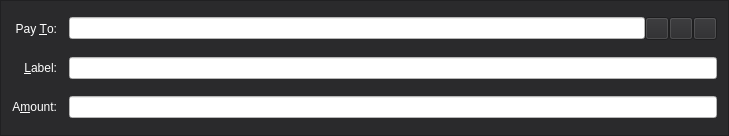
<?xml version="1.0" encoding="UTF-8"?>
<ui version="4.0">
 <class>SendCoinsEntry</class>
 <widget class="QFrame" name="SendCoinsEntry">
  <property name="geometry">
   <rect>
    <x>0</x>
    <y>0</y>
    <width>729</width>
    <height>136</height>
   </rect>
  </property>
  <property name="windowTitle">
   <string>Form</string>
  </property>
  <property name="styleSheet">
   <string notr="true">background-color:  rgb(42,42,44); color: white; </string>
  </property>
  <property name="frameShape">
   <enum>QFrame::StyledPanel</enum>
  </property>
  <property name="frameShadow">
   <enum>QFrame::Sunken</enum>
  </property>
  <layout class="QGridLayout" name="gridLayout">
   <property name="spacing">
    <number>12</number>
   </property>
   <item row="5" column="0">
    <widget class="QLabel" name="label">
     <property name="text">
      <string>A&amp;mount:</string>
     </property>
     <property name="alignment">
      <set>Qt::AlignRight|Qt::AlignTrailing|Qt::AlignVCenter</set>
     </property>
     <property name="buddy">
      <cstring>payAmount</cstring>
     </property>
    </widget>
   </item>
   <item row="3" column="0">
    <widget class="QLabel" name="label_2">
     <property name="text">
      <string>Pay &amp;To:</string>
     </property>
     <property name="alignment">
      <set>Qt::AlignRight|Qt::AlignTrailing|Qt::AlignVCenter</set>
     </property>
     <property name="buddy">
      <cstring>payTo</cstring>
     </property>
    </widget>
   </item>
   <item row="5" column="1">
    <widget class="BitcoinAmountField" name="payAmount">
     <property name="styleSheet">
      <string notr="true">background-color: white; color: rgb(42,42,44)</string>
     </property>
    </widget>
   </item>
   <item row="4" column="0">
    <widget class="QLabel" name="label_4">
     <property name="text">
      <string>&amp;Label:</string>
     </property>
     <property name="alignment">
      <set>Qt::AlignRight|Qt::AlignTrailing|Qt::AlignVCenter</set>
     </property>
     <property name="buddy">
      <cstring>addAsLabel</cstring>
     </property>
    </widget>
   </item>
   <item row="3" column="1">
    <layout class="QHBoxLayout" name="payToLayout">
     <property name="spacing">
      <number>0</number>
     </property>
     <item>
      <widget class="QValidatedLineEdit" name="payTo">
       <property name="toolTip">
        <string>The address to send the payment to (e.g. MeY88k4P7VVCefChQVuAPQyL9krSiF2h16)</string>
       </property>
       <property name="styleSheet">
        <string notr="true">background-color: white; color: rgb(42,42,44)</string>
       </property>
       <property name="maxLength">
        <number>34</number>
       </property>
      </widget>
     </item>
     <item>
      <widget class="QToolButton" name="addressBookButton">
       <property name="toolTip">
        <string>Choose address from address book</string>
       </property>
       <property name="text">
        <string/>
       </property>
       <property name="icon">
        <iconset resource="../bitcoin.qrc">
         <normaloff>:/icons/address-book</normaloff>:/icons/address-book</iconset>
       </property>
       <property name="shortcut">
        <string>Alt+A</string>
       </property>
      </widget>
     </item>
     <item>
      <widget class="QToolButton" name="pasteButton">
       <property name="toolTip">
        <string>Paste address from clipboard</string>
       </property>
       <property name="text">
        <string/>
       </property>
       <property name="icon">
        <iconset resource="../bitcoin.qrc">
         <normaloff>:/icons/editpaste</normaloff>:/icons/editpaste</iconset>
       </property>
       <property name="shortcut">
        <string>Alt+P</string>
       </property>
      </widget>
     </item>
     <item>
      <widget class="QToolButton" name="deleteButton">
       <property name="toolTip">
        <string>Remove this recipient</string>
       </property>
       <property name="text">
        <string/>
       </property>
       <property name="icon">
        <iconset resource="../bitcoin.qrc">
         <normaloff>:/icons/remove</normaloff>:/icons/remove</iconset>
       </property>
      </widget>
     </item>
    </layout>
   </item>
   <item row="4" column="1">
    <widget class="QValidatedLineEdit" name="addAsLabel">
     <property name="toolTip">
      <string>Enter a label for this address to add it to your address book</string>
     </property>
     <property name="styleSheet">
      <string notr="true">background-color: white; color: rgb(42,42,44)</string>
     </property>
    </widget>
   </item>
  </layout>
 </widget>
 <customwidgets>
  <customwidget>
   <class>QValidatedLineEdit</class>
   <extends>QLineEdit</extends>
   <header>qvalidatedlineedit.h</header>
  </customwidget>
  <customwidget>
   <class>BitcoinAmountField</class>
   <extends>QLineEdit</extends>
   <header>bitcoinamountfield.h</header>
   <container>1</container>
  </customwidget>
 </customwidgets>
 <resources>
  <include location="../bitcoin.qrc"/>
 </resources>
 <connections/>
</ui>
